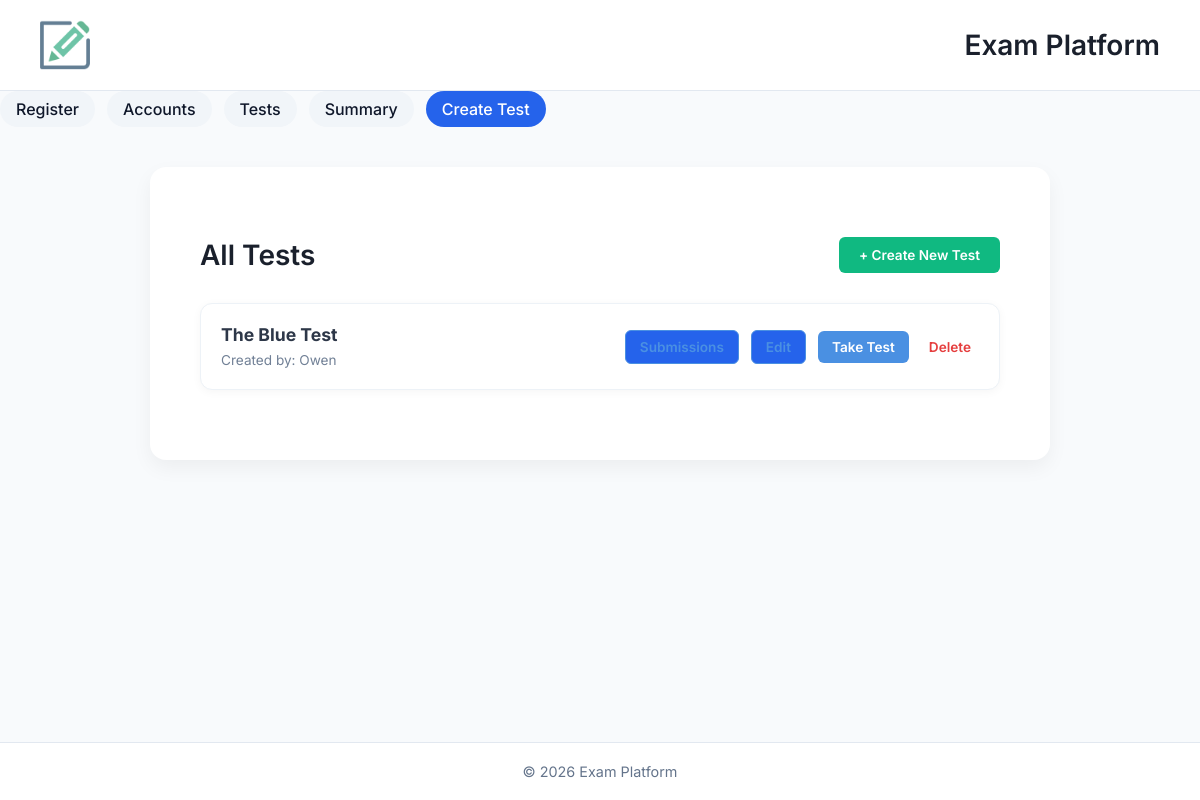
/tests, run on an earlier commit of the app's database.
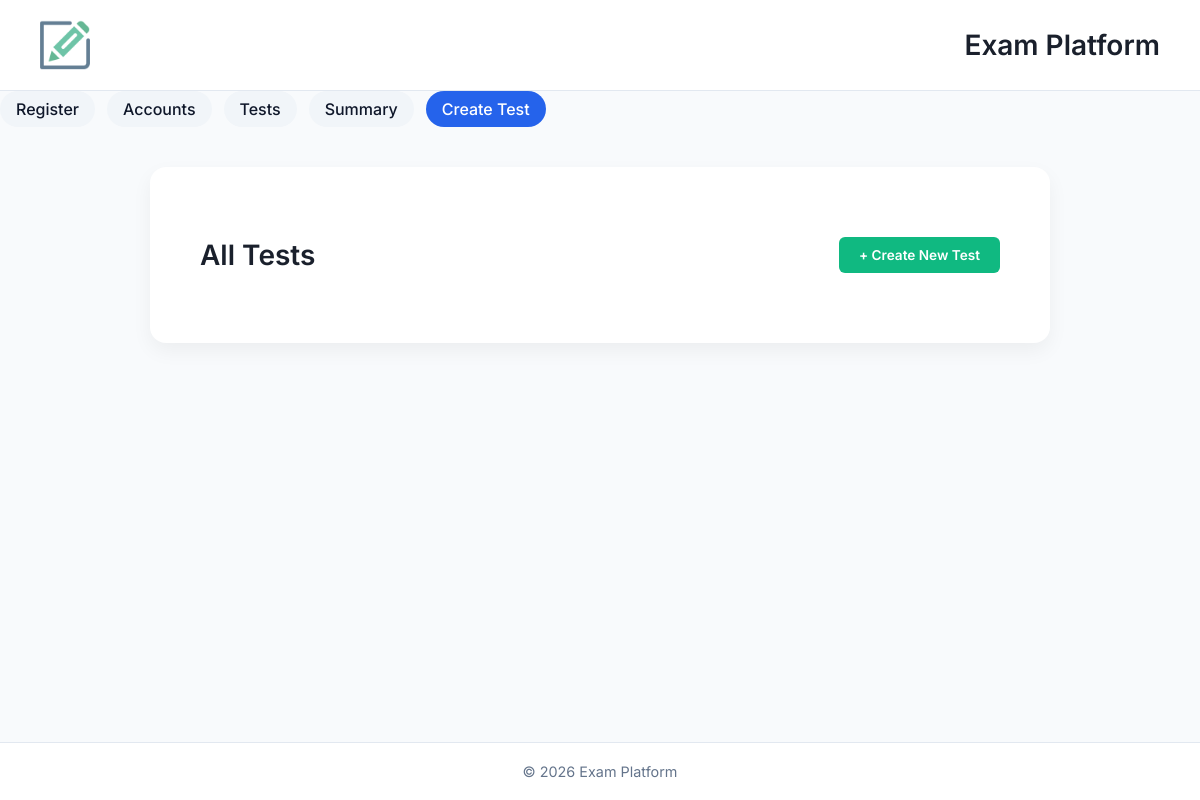
And on a later commit of the database.
### app/models/test.py (models this page shows)
class Test(db.Model):
    __tablename__ = "tests"
    id = db.Column(db.Integer, primary_key=True)
    title = db.Column(db.String(255))
    teacher_id = db.Column(db.Integer, db.ForeignKey("users.id"))
    is_timed = db.Column(db.Boolean, default=False)
    duration = db.Column(db.Integer, nullable=True)
    created_at = db.Column(db.DateTime, default=db.func.current_timestamp())
    teacher = db.relationship("User", back_populates="tests_created")
    questions = db.relationship("Question", back_populates="test", lazy=True)
    submissions = db.relationship("Submission", back_populates="test", lazy="select")

### app/models/user.py (models this page shows)
class User(db.Model):
    __tablename__ = "users"
    id = db.Column(db.Integer, primary_key=True)
    name = db.Column(db.String(100))
    email = db.Column(db.String(100))
    role = db.Column(db.Enum("student", "teacher"))
    created_at = db.Column(db.DateTime, default=db.func.current_timestamp())
    submissions = db.relationship(
        "Submission",
        back_populates="student",
        foreign_keys="Submission.student_id"
    )
    graded_submissions = db.relationship(
        "Submission",
        back_populates="grader",
        foreign_keys="Submission.graded_by"
    )
    tests_created = db.relationship("Test", back_populates="teacher")

### app/routes/routes.py (the view)
@bp.route("/tests")
def tests():
    all_tests = Test.query.all()
    return render_template("tests.html", tests=all_tests)

### app/templates/tests.html (shortened to what this page needs)
{% extends "base.html" %}
{% block content %}
<div class="dashboard-container">
    <div class="header-flex">
        <h1>All Tests</h1>
        <a href="/create_test" class="btn btn-create">+ Create New Test</a>
    </div>
    <div class="test-list">
        {% for test in tests %}
        <div class="test-card">
            <div class="test-info">
                <strong>{{ test.title }}</strong>
                <span>Created by: {{ test.teacher.name }}</span>
            </div>
            <div class="test-actions">
                <a href="/test/{{ test.id }}/submissions" class="btn btn-outline">Submissions</a>
                <a href="/test/{{ test.id }}/edit" class="btn btn-outline">Edit</a>
                <a href="/test/{{ test.id }}" class="btn btn-take">Take Test</a>
                <form method="POST" action="/test/{{ test.id }}/delete" style="margin:0">
                    <button type="submit" class="btn-delete" onclick="return confirm('Delete this test?')">Delete</button>
                </form>
            </div>
        </div>
        {% endfor %}
    </div>
</div>
{% endblock %}

What changed in the data, as far as the page shows it:
removed Test: title "The Blue Test", teacher.name "Owen"
